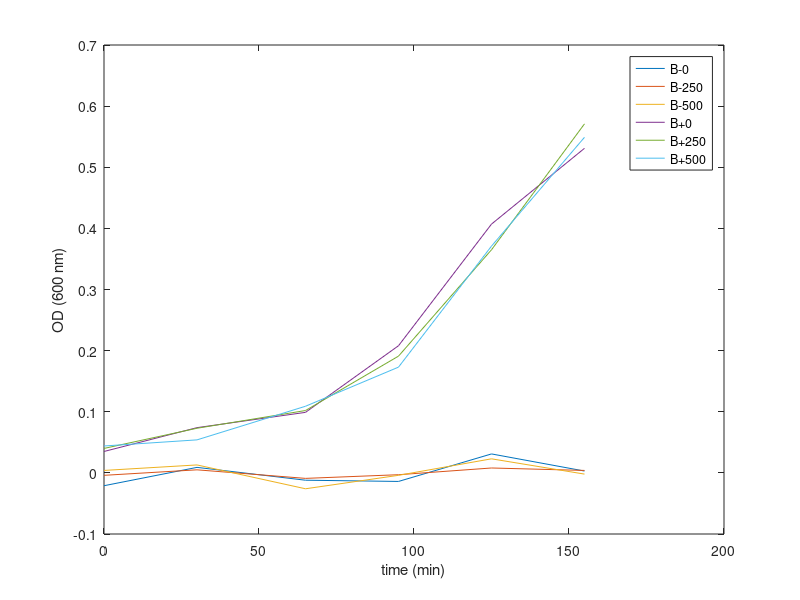

The MATLAB script that drew this image: (Note: this script raises an error after producing the figure.)
% Curve Fitting - Modified Logistic Growth
% UCI COSMOS 2022:  Tissue and Tumor Modeling (Cluster 3)

% clear all

% For the user to run this curve-fitting routine, the workspace must
% contain the vectors Time and Population. These vectors can be either data
% loaded from GroupX_ModifiedLogisticData.mat from week 1, or experiemental
% data manually entered with the appropriate names.

Time = [0,30,65,95,125,155]; % minutes
Population = [-.021,.009,-.012,-.014,.031,.003; % no bacteria 0 glucose
              -.004,.005,-.009,-.003,.008,.004; % no bacteria 250uM glucose
              .004,.013,-.026,-.004,.023,-.002; % no bacteria 500 uM glucose
              .035,.074,.099,.208,.407,.531; % bacteria 0 glucose
              .040,.073,.102,.191,.365,.571; % bacteria 250uM glucose
              .044,.054,.109,.173,.371,.549]; % bacteria 500uM glucose

figure
plot(Time,Population');
xlabel("time (min)")
ylabel("OD (600 nm)")
legend("B-0","B-250","B-500","B+0","B+250","B+500")

%% User-defined inputs

% Initial guess in the order of:
% [lambdam; theta; InitialPopulation; alpha]
% Note: Order here is important.
initialguess = [0.5; 2; 0.01; 0.2];

%% Begin Curve Fit

FinalTime = Time(end);

% Transpose population vector and time vectors if they are rows
if size(Population,1) == 1
    Population = Population';
end
if size(Time,1) == 1
    Time = Time';
end

% Find parameter values minimizing error.
min_0 = fminsearch(@(x) CF_Error_ModLog2022(x,Time,Population(4,:)'),initialguess);

lambdam = min_0(1);            % Growth rate
theta = min_0(2);              % Carrying Capacity
InitialPopulation = min_0(3);  % Initial Population
alpha = min_0(4);              % Exponent

[h,N,times] = CF_Sim_ModLog2022(lambdam,theta,InitialPopulation,alpha,Time,true);

%% Plotting

figure,plot(Time,Population(4,:)','ro',times,N,'r')
err_0 = sum((Population(4,:)' - h).^2);
text(Time(4)+5,Population(4,4),['SSE = ', num2str(err_0)],'Color','r');
xlabel('Time','FontWeight','bold')
ylabel('Population','FontWeight','bold')
grid on
hold on

% 250 uM glucose
min_250 = fminsearch(@(x) CF_Error_ModLog2022(x,Time,Population(5,:)'),initialguess);
[h,N,times] = CF_Sim_ModLog2022(min_250(1), min_250(2), min_250(3), min_250(4),Time,true);
err_250 = sum((Population(5,:)' - h).^2);
plot(Time,Population(5,:)','bx',times,N,'b')
text(Time(4)+5,Population(5,4),['SSE = ', num2str(err_250)],'Color','b');

% 500 uM glucose
min_500 = fminsearch(@(x) CF_Error_ModLog2022(x,Time,Population(6,:)'),initialguess);
[h,N,times] = CF_Sim_ModLog2022(min_500(1), min_500(2), min_500(3), min_500(4),Time,true);
err_500 = sum((Population(6,:)' - h).^2);
plot(Time,Population(6,:)','m+',times,N,'m')
text(Time(4)+5,Population(6,4),['SSE = ', num2str(err_500)],'Color','m');

title('Modified Logistic Growth Curve Fit','FontSize',12,'FontWeight','bold')
set(gca,'FontWeight','bold')
legend('Data (no glucose)','Curve fit (no glucose)', 'Data (250uM glucose)','Curve fit (250uM glucose)', ...
    'Data (500uM glucose)', 'Curve fit (500uM glucose)')

